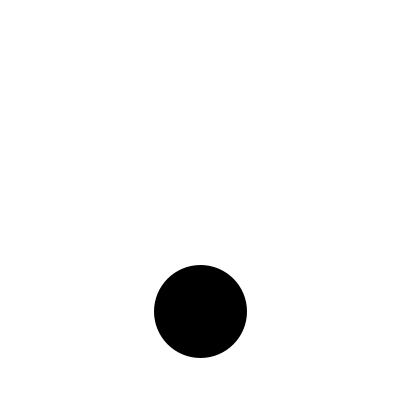
Frame 1 (no input)
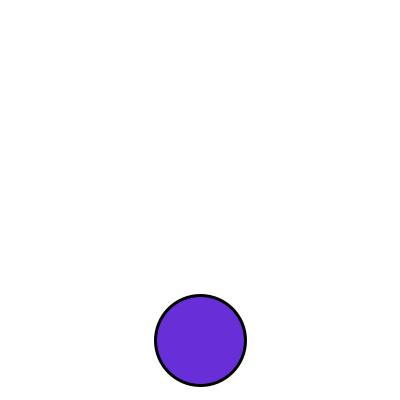
Frame 60 (the mouse pressed at the canvas centre just before this capture)
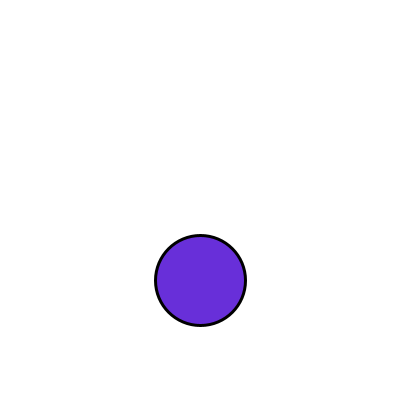
Frame 120 (the mouse held since frame 60 and released just before this capture)

The Processing sketch that drew these frames (run headless with seeded random() and noise(); from frame 60 on, the mouse is pressed at the canvas centre):

// Processing sketch: EXREBOTE
// ── EXREBOTE.pde
int a=150,y=310;
float r;
float g;
float b;
float j;
float h;
float o;
int dirx=1;
int diry=1;
int bola=90;

void setup(){
 frameRate(500);
size(400,400);
fill(0,0,0);
}
void draw(){


r=random(255);
g=random(255);
b=random(255);
j=random(255);
h=random(255);
o=random(255);
background(255,255,255);
strokeWeight(3);

a=a+dirx;


y=y+diry;
if(y==(200)-bola/2){

fill(0,0,0);
 
}
if(y>=height-bola/2){
diry=-1;
fill(random(255),random(255),random(255));
}
if(y<=0+bola/2){
diry=1;
fill(random(255),random(255),random(255));
}


ellipse(200,y,bola,bola);
}
